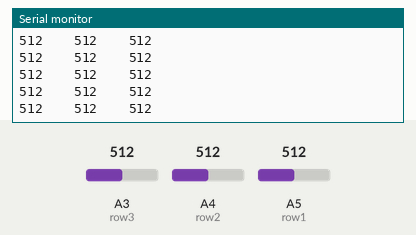
The sketch below on a simulated Arduino Uno, built with avr-gcc and run on an emulated ATmega328P. Shown: the last lines printed to the serial monitor. Inputs (shaded band) come from the test bench; at power-on: A3 (row3) = 512, A4 (row2) = 512, A5 (row1) = 512.

Above: at 1.2 s.
1.3 s: A3 (row3) set to 716
At 1.56 s:
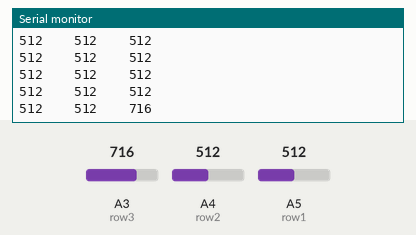
2.8 s: A4 (row2) set to 716
At 2.97 s:
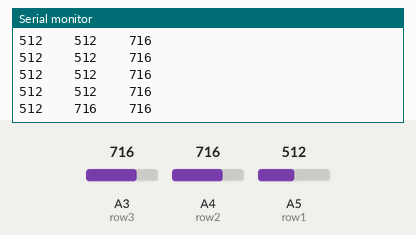
4.3 s: A5 (row1) set to 716
At 4.37 s:
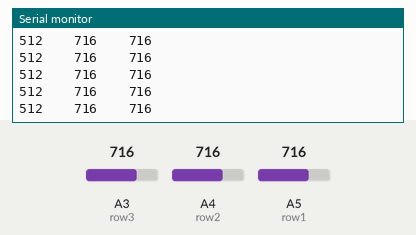
5.8 s: A3 (row3) set to 900
At 5.98 s:
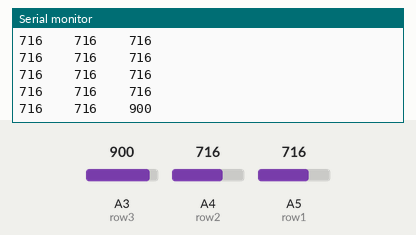
7.3 s: A4 (row2) set to 900
At 7.39 s:
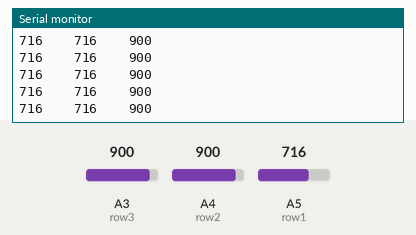
8.8 s: A5 (row1) set to 900
At 8.99 s:
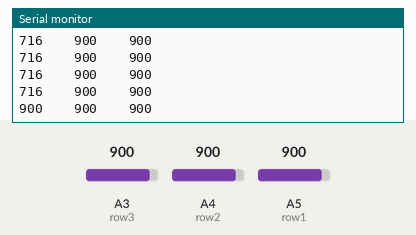
Timing chart, 0 to 11.3 s (numbered marks = the images above; inputs shaded):
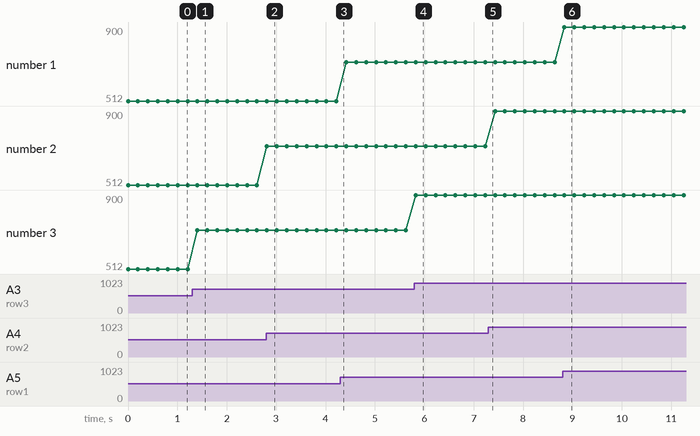

The sketch:

tic_tac_toe.ino
```cpp
const int row1 = A5;
const int row2 = A4;
const int row3 = A3;

int val1 = 0;
int val2 = 0;
int val3 = 0;
int slot = 0;

void setup() {
  Serial.begin (9600);
  pinMode (row1, INPUT);
  pinMode (row2, INPUT);
  pinMode (row3, INPUT);
}

void loop() {
  val1 = analogRead (row1);
  val2 = analogRead (row2);
  val3 = analogRead (row3);
  Serial.print (val1);
  Serial.print ("    ");
  Serial.print (val2);
  Serial.print ("    ");
  Serial.println (val3);
  delay (200);
}

//Use potentiometer to choose the slot then button to send it? 3 buttons to choose row?
//serial print the variable for the user to see? display a serial monitor tic tac toe board?
```

Measured:
- after the input at 1.3 s, the serial monitor: prints a new line after 0.11 s (image 1)
- after the input at 2.8 s, the serial monitor: prints a new line at once (image 2)
- after the input at 5.8 s, the serial monitor: prints a new line at once (image 4)
- after the input at 8.8 s, the serial monitor: prints a new line at once (image 6)
- plotted number 3: 512 → 716 after the input at 1.3 s, 716 → 900 after the input at 5.8 s
